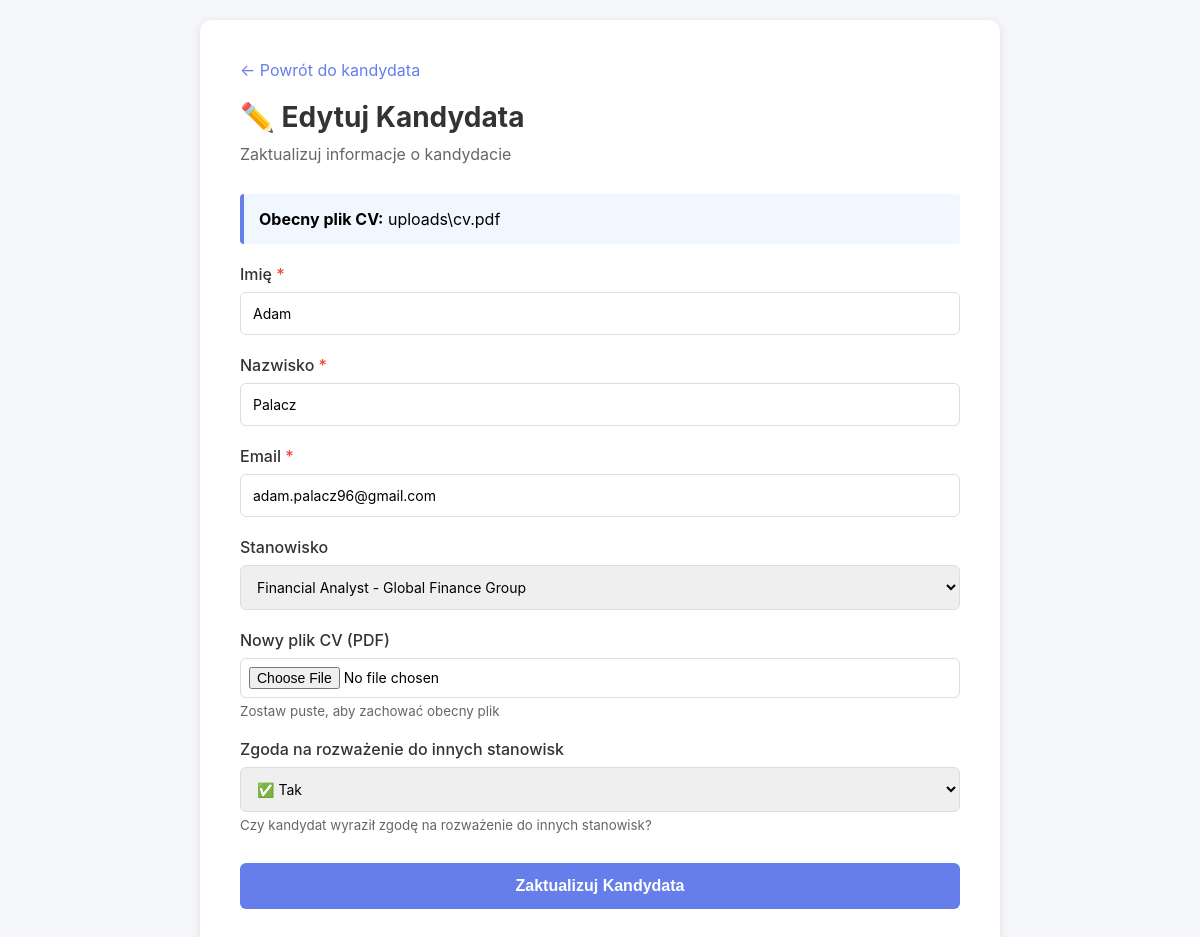
Page /candidate/9/edit on the earlier database version.
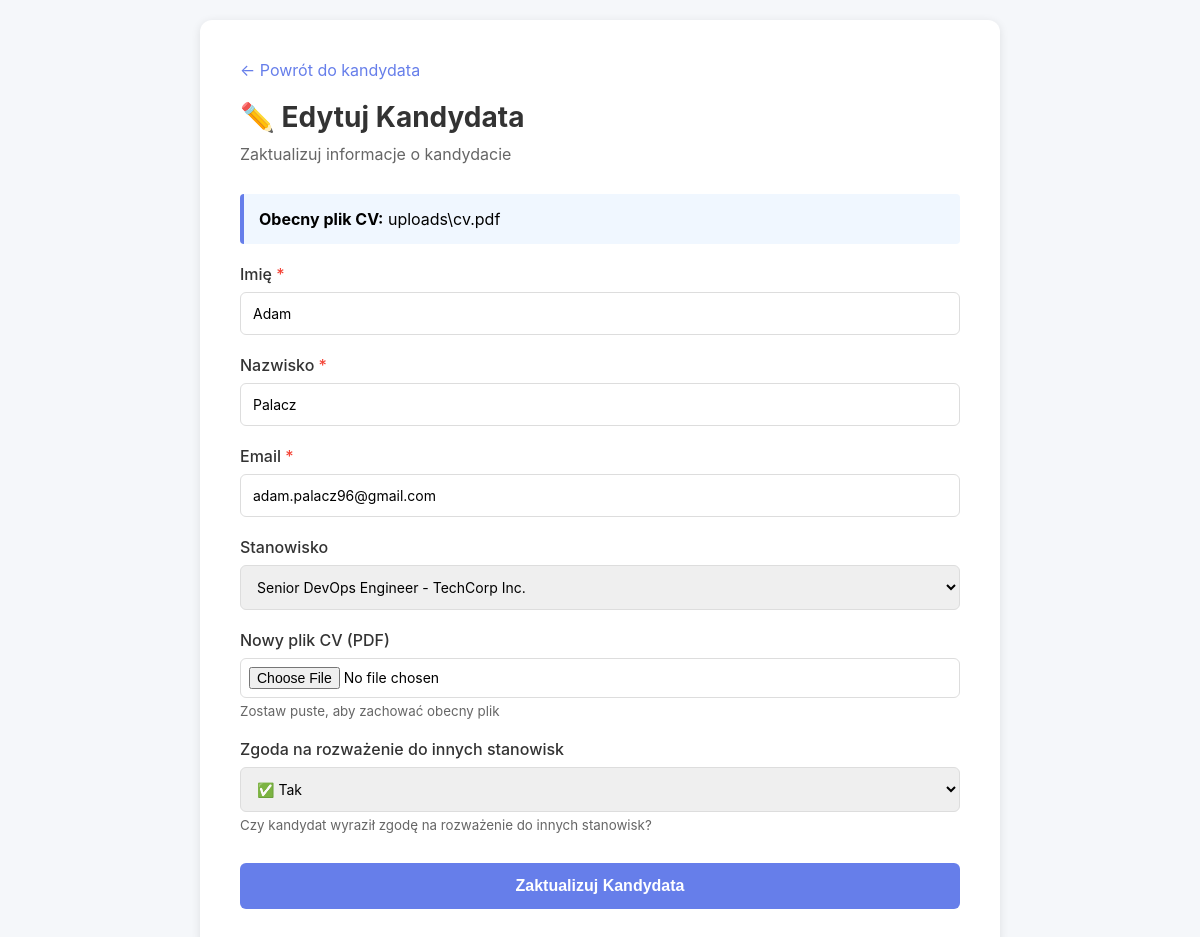
Same page on the later database version.
### tables this page shows
CREATE TABLE candidates (
            id INTEGER PRIMARY KEY AUTOINCREMENT,
            first_name TEXT NOT NULL,
            last_name TEXT NOT NULL,
            email TEXT NOT NULL,
            position_id INTEGER,
            status TEXT NOT NULL DEFAULT 'in_progress',
            stage TEXT NOT NULL DEFAULT 'initial_screening',
            cv_path TEXT,
            consent_for_other_positions INTEGER DEFAULT NULL,
            created_at TIMESTAMP DEFAULT CURRENT_TIMESTAMP,
            updated_at TIMESTAMP DEFAULT CURRENT_TIMESTAMP,
            FOREIGN KEY (position_id) REFERENCES positions(id)
        );

CREATE TABLE positions (
            id INTEGER PRIMARY KEY AUTOINCREMENT,
            title TEXT NOT NULL,
            company TEXT NOT NULL,
            description TEXT,
            created_at TIMESTAMP DEFAULT CURRENT_TIMESTAMP
        );

### app.py (the view, shortened to what this page needs)
@app.route('/candidate/<int:candidate_id>/edit', methods=['GET', 'POST'])
def edit_candidate(candidate_id):
    candidate = get_candidate_by_id(candidate_id)
    if not candidate:
        flash('Kandydat nie został znaleziony', 'error')
        return redirect(url_for('index'))
    positions = get_all_positions()
    return render_template('edit_candidate.html', candidate=candidate, positions=positions)

### database/models.py (called while the page is built)
def get_db_path() -> Path:
    db_dir = Path('data')
    db_dir.mkdir(exist_ok=True)
    return db_dir / 'hr_database.db'

def get_db() -> sqlite3.Connection:
    db_path = get_db_path()
    conn = sqlite3.connect(str(db_path))
    conn.row_factory = sqlite3.Row
    return conn

def get_all_positions() -> List[Position]:
    conn = get_db()
    cursor = conn.cursor()
    cursor.execute('SELECT * FROM positions ORDER BY created_at DESC')
    rows = cursor.fetchall()
    conn.close()
    positions = []
    for row in rows:
        positions.append(Position(
            id=row['id'],
            title=row['title'],
            company=row['company'],
            description=row['description'],
            created_at=datetime.fromisoformat(row['created_at']) if row['created_at'] else None
        ))
    return positions

### templates/edit_candidate.html (shortened to what this page needs)
<!DOCTYPE html>
<html lang="pl">
<head>
</head>
<body>
    <div class="container">
        <a href="{{ url_for('candidate_detail', candidate_id=candidate.id) }}" class="btn-back">← Powrót do kandydata</a>
        <h1>✏️ Edytuj Kandydata</h1>
        <p class="subtitle">Zaktualizuj informacje o kandydacie</p>
        {% if candidate.cv_path %}
        <div class="current-cv">
            <strong>Obecny plik CV:</strong> {{ candidate.cv_path.split('/')[-1] or candidate.cv_path.split('\\')[-1] }}
        </div>
        {% endif %}
        <form action="{{ url_for('edit_candidate', candidate_id=candidate.id) }}" method="post" enctype="multipart/form-data">
            <div class="form-group">
                <label for="first_name">Imię <span class="required">*</span></label>
                <input type="text" name="first_name" id="first_name" value="{{ candidate.first_name }}" required>
            </div>
            <div class="form-group">
                <label for="last_name">Nazwisko <span class="required">*</span></label>
                <input type="text" name="last_name" id="last_name" value="{{ candidate.last_name }}" required>
            </div>
            <div class="form-group">
                <label for="email">Email <span class="required">*</span></label>
                <input type="email" name="email" id="email" value="{{ candidate.email }}" required>
            </div>
            <div class="form-group">
                <label for="position_id">Stanowisko</label>
                <select name="position_id" id="position_id">
                    {% for position in positions %}
                    <option value="{{ position.id }}" {% if candidate.position_id == position.id %}selected{% endif %}>
                        {{ position.title }} - {{ position.company }}
                    </option>
                    {% endfor %}
                </select>
            </div>
            <div class="form-group">
                <label for="cv_file">Nowy plik CV (PDF)</label>
                <input type="file" name="cv_file" id="cv_file" accept=".pdf">
                <small style="display: block; margin-top: 5px; color: #666;">Zostaw puste, aby zachować obecny plik</small>
            </div>
            <div class="form-group">
                <label for="consent_for_other_positions">Zgoda na rozważenie do innych stanowisk</label>
                <select name="consent_for_other_positions" id="consent_for_other_positions" required>
                    <option value="1" {% if candidate.consent_for_other_positions == True %}selected{% endif %}>✅ Tak</option>
                </select>
                <small style="display: block; margin-top: 5px; color: #666;">Czy kandydat wyraził zgodę na rozważenie do innych stanowisk?</small>
            </div>
            <button type="submit" class="btn-submit">Zaktualizuj Kandydata</button>
        </form>
    </div>
</body>
</html>

Differences in the rows shown:
changed candidates "uploads\\cv.pdf": position_id "Financial Analyst - Global Finance Group" → "Senior DevOps Engineer - TechCorp Inc."
